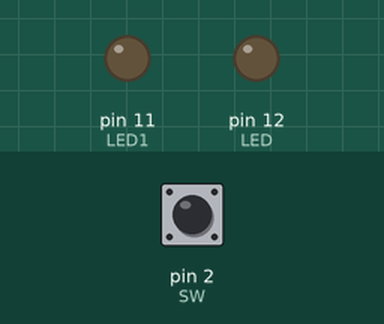
This sketch was run on a simulated Arduino Uno, built with avr-gcc and run on an emulated ATmega328P. On the bench: output pins drawn as LEDs (lit = HIGH). The inputs (shaded band) are chosen by the test bench; at power-on: pin 2 (SW) HIGH.

Above: at 1.2 s.
1.3 s: pin 2 (SW) pulled LOW for 0.15 s
At 2.5 s:
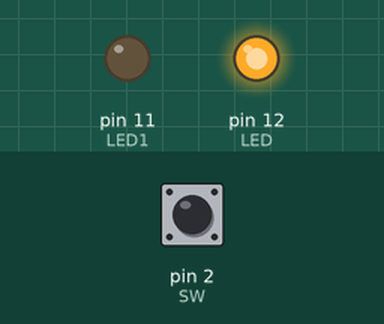
4.4 s: pin 2 (SW) pulled LOW for 1 s
At 7.6 s:
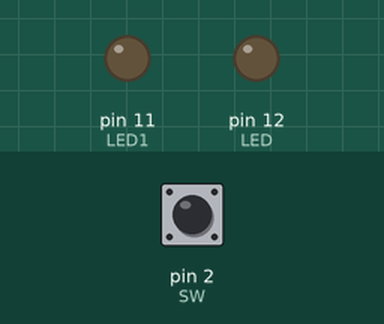
7.9 s: pin 2 (SW) pulled LOW for 3.2 s
At 8.7 s:
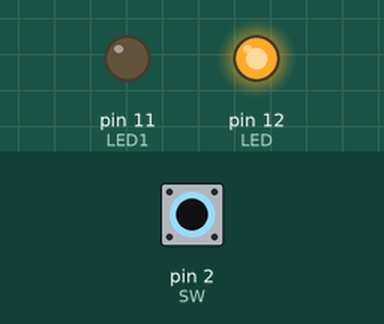
Timing chart, 0 to 13.4 s (numbered marks = the images above; inputs shaded):
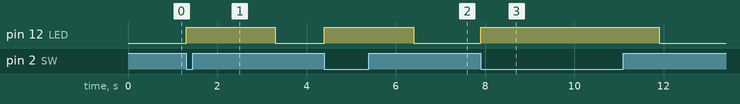

Measured:
- after the input at 1.3 s, pin 12 (LED): LOW → HIGH at once, → LOW 2.0 s later
- after the input at 4.4 s, pin 12 (LED): LOW → HIGH at once, → LOW 2.0 s later
- after the input at 7.9 s, pin 12 (LED): LOW → HIGH at once, → LOW 4.0 s later

The sketch:

210414_1.ino
```cpp
#define LED 12
#define SW 2
#define LED1 11
#define SW1 3

void setup() {
  pinMode(LED, OUTPUT);
  pinMode(SW, INPUT_PULLUP);
  pinMode(LED1, OUTPUT);
  pinMode(SW1, INPUT_PULLUP);
}

void loop() {
  int sw_in;
  sw_in = digitalRead(SW);
  if(sw_in == LOW)
  {
    digitalWrite(LED, HIGH);
    delay(2000);
  }
  else
    digitalWrite(LED, LOW);


}
```
